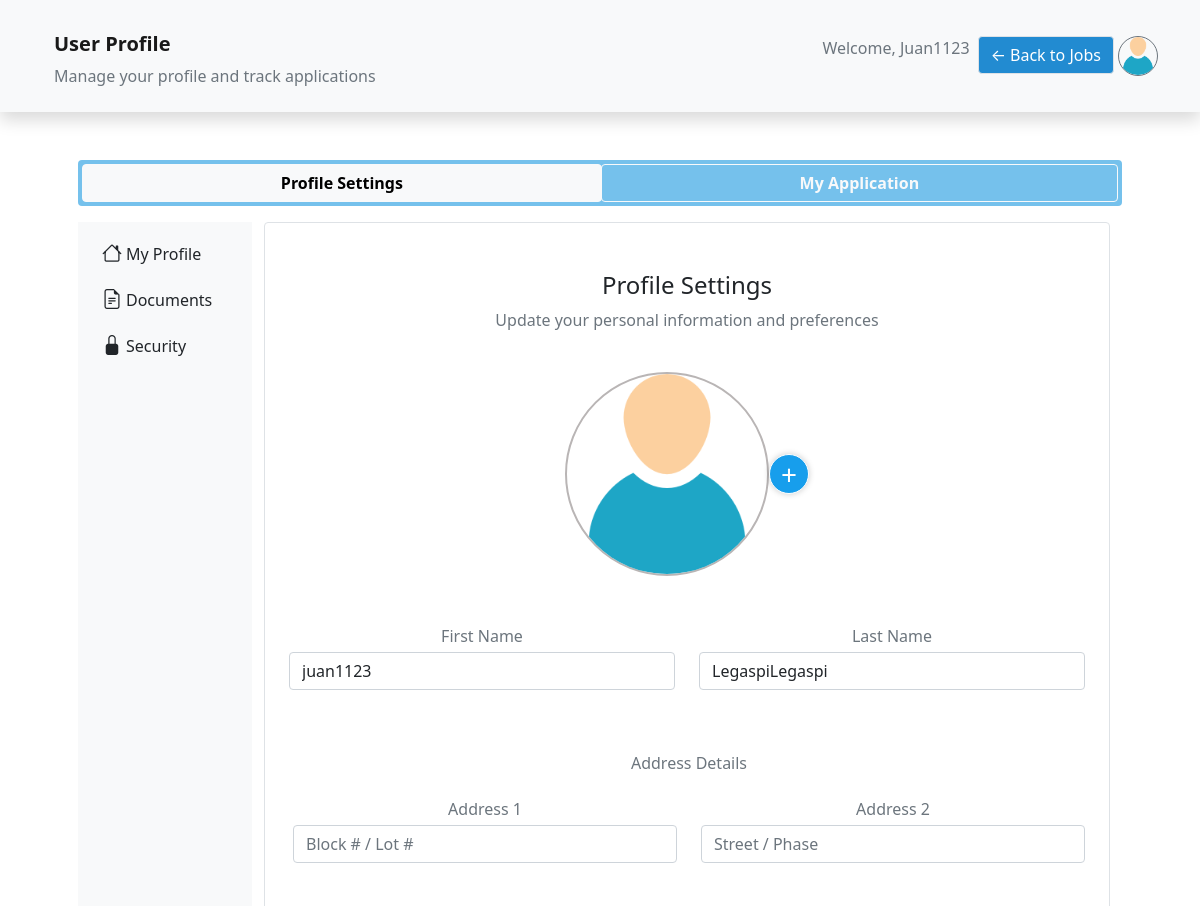
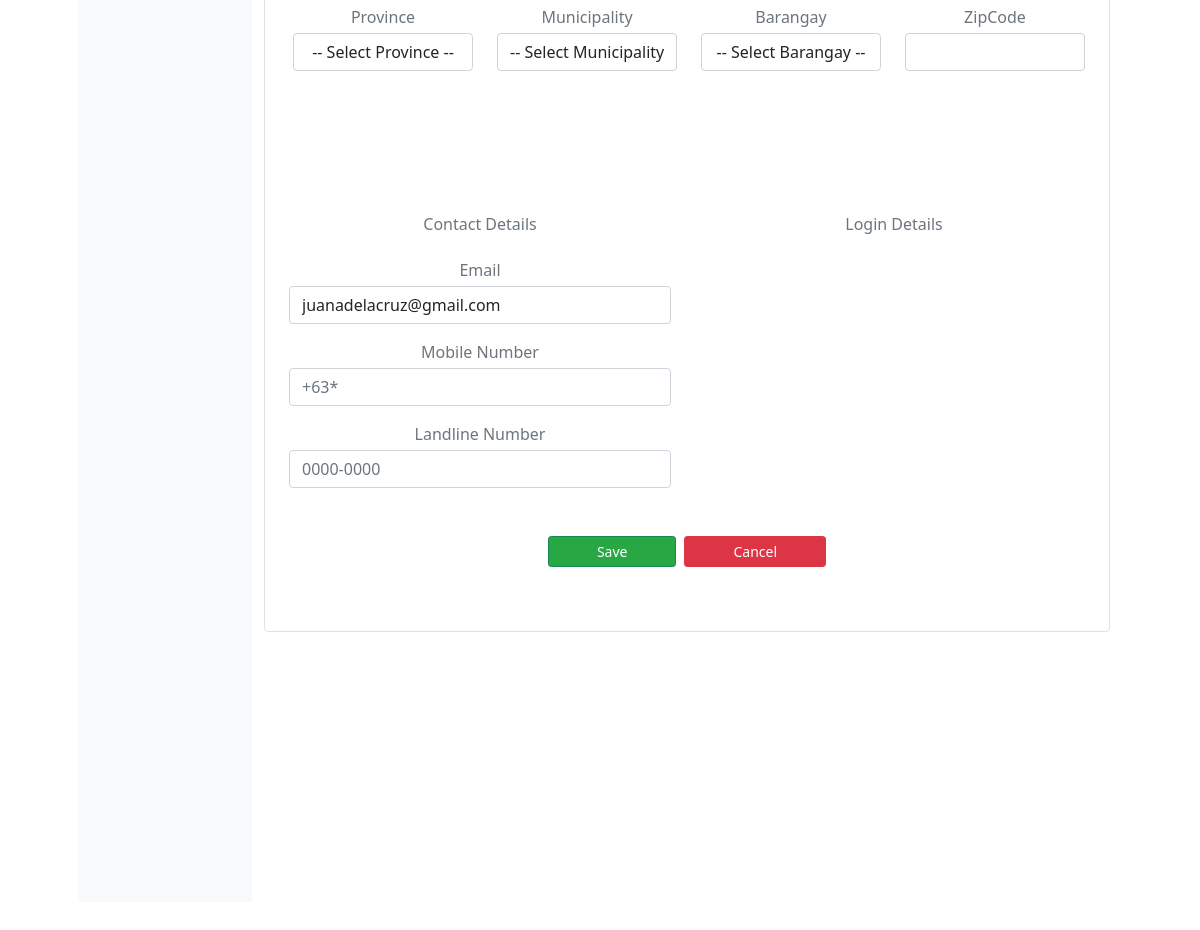
The page /public/8 (signed in) on the database its author committed (2 pictures, top to bottom).
### my_app/models.py (models this page shows, shortened)
class Users(db.Model,UserMixin):
    id = db.Column(db.Integer(),primary_key=True)
    firstname=db.Column(db.String(length=30),nullable=False)
    lastname=db.Column(db.String(length=30),nullable=False)
    email_address=db.Column(db.String(length=51),nullable=False)
    password_hash=db.Column(db.String(length=30),nullable=False)
    address_1 = db.Column(db.String(length=120),nullable=True)
    address_2 = db.Column(db.String(length=100),nullable=True)
    brgy_id = db.Column(db.String(),nullable=True)
    munci_id = db.Column(db.String(),nullable=True)
    prov_id = db.Column(db.String(),nullable=True)
    zipcode = db.Column(db.String(),nullable=True)
    mobile_number = db.Column(db.String(length=11),nullable=True)
    phone_number = db.Column(db.String(length=8),nullable=True)
    profile_picture =db.Column(db.String(),nullable=True)
    department_id =db.Column(db.Integer(),db.ForeignKey('department.id'))
    department = db.relationship('Department')
    user_type_id = db.Column(db.Integer(),db.ForeignKey('usertype.id'))
    user_type = db.relationship('Usertype')
    creation_date = db.Column(db.Date(),nullable=False)
    write_date =  db.Column(db.Date(),nullable=False)
    @property
    def password(self):
        raise AttributeError("Password is write-only.")

### my_app/routes.py (the view, shortened to what this page needs)
@app.route('/public/<int:user_id>', methods=["GET", "POST"])
@login_required
def public_dashboard(user_id):
    form = PersonalInfoForm(obj=current_user)
    change_pw_form= ChangePasswordFormInSecurity()
    if request.method == 'GET':
        if current_user:
            form.firstname.data = current_user.firstname
            form.lastname.data = current_user.lastname
            form.address_1.data = current_user.address_1
            form.address_2.data = current_user.address_2
            form.zipcode.data = current_user.zipcode
            form.email_address.data = current_user.email_address
            form.mobile_number.data = current_user.mobile_number
            form.phone_number.data = current_user.phone_number
            form.prov_id.data = str(current_user.prov_id) if current_user.prov_id else ''
            form.munci_id.data = str(current_user.munci_id) if current_user.munci_id else ''
            form.brgy_id.data = str(current_user.brgy_id) if current_user.brgy_id else ''
            set_form_choices(form, current_user)
    else:
        set_form_choices(form, current_user)
    if change_pw_form.errors:
        for err_msg in change_pw_form.errors.values():
            flash(f'Error: {err_msg}', category='danger')
    if form.cancel.data:
            flash('Update Canceled.', category='danger')
            return redirect(url_for('public_dashboard',user_id=current_user.id))
    if form.errors:
        for err_msg in form.errors.values():
            flash(f'Error encounter in {form}: {err_msg}', category='danger')
    if current_user.user_type.name != "public":
        return redirect(url_for("home_page"))
    return render_template('public/public_dashboard.html', show_navbar=False, form=form, change_pw_form=change_pw_form)

### my_app/forms.py (shortened to what this page needs)
class PersonalInfoForm(FlaskForm):
    user_id = HiddenField(label='UserId')
    avatar= FileField('image', validators=[FileAllowed(['jpg','jpeg','png'], 'Images only!')])
    firstname = StringField(label='First Name', validators=[Length(min=3,max=30), DataRequired()])
    lastname = StringField(label='Last Name', validators=[Length(min=3,max=30), DataRequired()])
    address_1 =  StringField(label='Address 1', validators=[Length(min=6,max=50), Optional()])
    address_2 =  StringField(label='Address 2', validators=[Length(min=6,max=50), Optional()])
    brgy_id = SelectField(label='Barangay', coerce=str)
    munci_id = SelectField(label='Municipality', coerce=str)
    prov_id = SelectField(label='Province', coerce=str)
    zipcode = StringField(label='ZipCode', validators=[Length(min=4,max=4) ,Optional()])
    email_address=StringField(label='Email', validators=[Email(), DataRequired()])
    mobile_number = StringField(label='Mobile Number', validators=[Length(min=11,max=11), DataRequired()])
    phone_number=StringField(label='Landline Number', validators=[Length(min=8,max=8), Optional()])
    update=SubmitField(label='Save')
    cancel=SubmitField(label='Cancel')

class ChangePasswordFormInSecurity(FlaskForm):
    current_password = PasswordField(label='Password' , validators=[Length(min=3,max=30), DataRequired()])
    password= PasswordField(label='New Password' , validators=[Length(min=3,max=30), DataRequired()])
    password2= PasswordField(label='Confirm Password',validators=[ DataRequired()])
    submit=SubmitField(label='Update Password')

### my_app/models.py (called while the page is built)
@login_manager.user_loader
def load_user(user_id):
    return Users.query.get(int(user_id))

### my_app/templates/public/public_dashboard.html (shortened to what this page needs)
{% extends "dashboard/base_dashboard.html"%}
{% block nav %}
<li class="nav-item px-1">
    <span class="text-muted UserProf">Welcome, {{ current_user.firstname|capitalize }} </span>
</li>
<li class="nav-item px-1">
    <button id="nav-btn" type="button" class="btn btn-light fw-normal border" onclick="location.href='{{ url_for('career_page') }}'">
    ← Back to Jobs
    </button>
</li>
<li class="nav-item">
    <div class="dropdown">
       <button class="btn btn-light border border-secondary rounded-circle p-0 d-lg-flex"
                type="button"
                id="dropdownMenuButton2"
                data-bs-toggle="dropdown"
                aria-expanded="false">
            <img id="avatar-icon"
                src="{{ url_for('static', filename='uploads/avatars/' ~ current_user.profile_picture) if current_user.profile_picture else url_for('static', filename='builtin/icons/person.png') }}"
                onerror="this.onerror=null; this.src='{{ url_for('static', filename='builtin/icons/person.png') }}';"
                class="rounded-circle"
                width="40"
                height="40"
                alt="User Avatar">
        </button>
    </div>
</li>
{% endblock%}
{% block section %}
<div class="container p-5">
    <div id='btn-group-container' class="container-fluid p-1 mb-3 rounded btn-group-container">
        <div class="btn-group  w-100" role="group" aria-label="Form Navigation">
            <button type="button" class="btn btn-outline-light fw-bold rounded active" id="btn-personal">Profile Settings</button>
            <button type="button" class="btn btn-outline-light fw-bold rounded" id="btn-application">My Application</button>
        </div>
    </div>
    <div class="container-fluid overflow-hidden">
        <div id="profile-nav" class="row vh-100 overflow-auto">
            <div class="col-12 col-lg-2 px-sm-2 px-0 bg-light d-flex sticky-top profile-sidebar-sticky gap-2 nowrap">
                <div class="d-flex flex-sm-column flex-row flex-grow-1 align-items-center align-items-sm-start px-3 py-2 text-white">
                    <ul class="nav nav-pills flex-sm-column flex-row flex-nowrap flex-shrink-1 flex-sm-grow-0 flex-grow-1 mb-sm-auto mb-0 justify-content-center align-items-center align-items-sm-start" id="menu">
                        <li>
                            <a href="{{ url_for('public_dashboard',user_id = current_user.id)}}" class="nav-link px-sm-0 text-dark px-2">
                                <i class="fs-5 bi-house"></i><span class="ms-1 d-none d-sm-inline">My Profile</span></a>
                        </li>
                        <li>
                            <a href="#" id="Documents" class="nav-link px-sm-0 text-dark px-2">
                                <i class="fs-5 bi-file-earmark-text"></i><span class="ms-1 d-none d-sm-inline">Documents</span> </a>
                        </li>
                        <li class="nav-item ">
                            <a href="#" id="SecurityPassword" class="nav-link px-sm-0 px-2 text-dark">
                                <i class="fs-5 bi-lock-fill"></i><span class="ms-1 d-none d-sm-inline">Security</span>
                            </a>
                        </li>
                    </ul>
                </div>
            </div>
            <div class="col d-flex flex-column h-sm-100">
                <div id="section-personal" class="form-section container-fluid border rounded py-5">
                    <div class="d-flex flex-column align-items-center justify-content-center pb-4">
                        <h4>Profile Settings</h4>
                        <p class="text-muted text-center">Update your personal information and preferences</p>
                    </div>
                    <form method="POST" enctype="multipart/form-data">
                        <div class="container d-none d-sm-block">
                            <div class="avatar pb-5 ">
                                <div id="avatar-container">
                                    <img id="avatar-preview" src="
                                        {% if current_user.profile_picture %}
                                        {{ url_for('static', filename='uploads/avatars/'~ current_user.profile_picture)}}
                                        {% else %}
                                        {{ url_for('static', filename='builtin/icons/person.png')}}
                                        {% endif %}"
                                        alt="Avatar"
                                        onerror="this.onerror=null; this.src='{{ url_for('static', filename='builtin/icons/person.png') }}'">
                                </div>
                                <label for="avatar-upload" class="upload-label">
                                        <span class="upload-icon">+</span>
                                </label>
                            </div>
                        </div>
                        <div class="row row-cols-1 row-cols-lg-2 mb-3 text-muted">
                            <div class="col text-center">
                                {{ form.firstname.label(class="mb-1") }}
                                {{ form.firstname(class="form-control", placeholder="Juan") }}
                            </div>
                            <div class="col text-center">
                                {{ form.lastname.label(class="mb-1") }}
                                {{ form.lastname(class="form-control", placeholder="Dela Cruz") }}
                            </div>
                        </div>
                        <div class="row">
                            <div class="col text-center text-muted py-5 ps-lg-3">
                                <h6 class="mb-4">Address Details</h6>
                                <div class="row row-cols-1 row-cols-lg-2 mb-5 text-muted">
                                    <div class="col text-center">
                                        {{ form.address_1.label(class="mb-1") }}
                                        {{ form.address_1(class="form-control", placeholder="Block # / Lot #") }}
                                    </div>
                                    <div class="col text-center">
                                        {{ form.address_2.label(class="mb-1") }}
                                        {{ form.address_2(class="form-control", placeholder="Street / Phase ") }}
                                    </div>
                                </div>
                                <div class="row row-cols-1 row-cols-lg-4 mb-5 text-muted">
                                    <div class="col text-center">
                                        {{ form.prov_id.label(class="mb-1") }}
                                        {{ form.prov_id(id="prov_id", class="form-control text-center") }}
                                    </div>
                                    <div class="col text-center">
                                        {{ form.munci_id.label(class="mb-1") }}
                                        {{ form.munci_id(id="munci_id", class="form-control text-center") }}
                                    </div>
                                    <div class="col text-center">
                                        {{ form.brgy_id.label(class="mb-1") }}
                                        {{ form.brgy_id(id="brgy_id", class="form-control text-center") }}
                                    </div>
                                    <div class="col text-center">
                                        {{ form.zipcode.label(class="mb-1") }}
                                        {{ form.zipcode(class="form-control") }}
                                    </div>
                                </div>
                            </div>
                        </div>
                        <div class="row">
                            <div class="col-12 col-lg-6 text-center text-muted py-5 pe-lg-3">
                                <h6 class="mb-4">Contact Details</h6>
                                <div class="mb-3">
                                    {{ form.email_address.label(class="mb-1") }}
                                    {{ form.email_address(class="form-control", placeholder="your@email.com") }}
                                </div>
                                <div class="mb-3">
                                    {{ form.mobile_number.label(class="mb-1") }}
                                    {{ form.mobile_number(class="form-control", placeholder="+63*") }}
                                </div>
                                <div>
                                    {{ form.phone_number.label(class="mb-1") }}
                                    {{ form.phone_number(class="form-control", placeholder="0000-0000") }}
                                </div>
                            </div>
                            <div class="col-12 col-lg-6 text-center text-muted py-5 ps-lg-3">
                                <h6 class="mb-4">Login Details</h6>
                            </div>
                        </div>
                        <div class="d-flex flex-column-sm align-items-center justify-content-center gap-2 mb-3 w-100">
                            {{form.update(class="btn btn-sm btn-outline-success text-success px-5")}}
                            {{form.cancel (class="btn btn-sm btn-outline-danger text-danger px-5")}}
                        </div>
                    </form>
                </div>
            </div>
        </div>
    </div>
</div>
{% endblock%}

### my_app/static/style.css (style rules this page uses)
* { padding: 0; margin: 0; box-sizing: border-box; }
#nav-btn { color: #ffffff; background-color: #228bd1; white-space: nowrap; }
.form-section { transition: all 0.5s ease-in-out; }
@media (min-width:992px) { .profile-sidebar-sticky { position: sticky; top: 0; align-self: flex-start; z-index: 101; height: 100vh; } }
.btn-group-container { background-color: #75c1ec; }
#avatar-icon { height: 38px; width: 38px; border-radius: 50%; }
.avatar { display: flex; justify-content: center; align-items: center; }
#avatar-container { border-radius: 50%; border: 2px solid rgb(185, 181, 181); overflow: hidden; }
#avatar-preview { width: 200px; height: 200px; }
.upload-label { bottom: 20px; left: 130px; position: sticky; background-color: #179eec; color: white; width: 40px; height: 40px; border-radius: 50%; display: flex; justify-content: center; align-items: center; cursor: pointer; border: 1px solid white; box-shadow: 0 0 6px rgba(0, 0, 0, 0.2); font-size: 28px; transition: background-color 0.3s ease; }
.btn-outline-success { background-color: #28a745; color: white !important; }
.btn-outline-danger { background-color: #dc3545; color: white !important; }

### rows shown on the page
Users: firstname "Juan1123", firstname "juan1123", lastname "LegaspiLegaspi", prov_id "-- Select Province --", munci_id "-- Select Municipality --", brgy_id "-- Select Barangay --", email_address "juanadelacruz@gmail.com"
